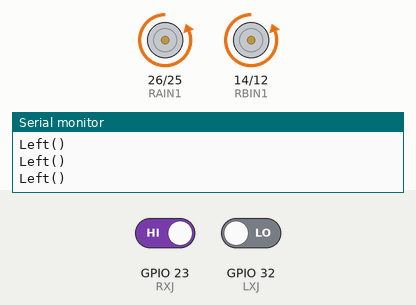
Bench run of a sketch on a simulated ESP32. Shown: motor-driver pin pairs drawn as motors (green arrow = first pin HIGH = forward, orange = second pin HIGH = backward, longer = more drive, scaled by the enable pin), the last lines printed to the serial monitor. Inputs (shaded band) come from the test bench; at power-on: GPIO 23 (RXJ) HIGH, GPIO 32 (LXJ) LOW.

Above: at 1.2 s.
1.3 s: GPIO 23 (RXJ) driven LOW
At 2.5 s:
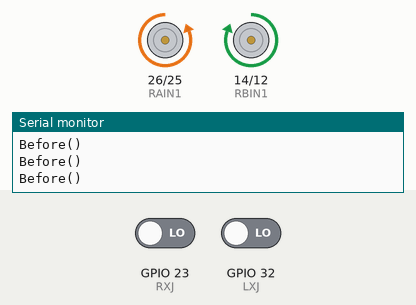
2.8 s: GPIO 32 (LXJ) driven HIGH
At 3.8 s:
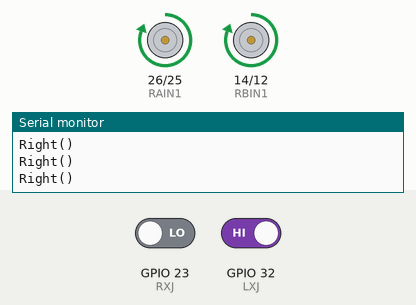
4.3 s: GPIO 23 (RXJ) driven HIGH
At 4.9 s:
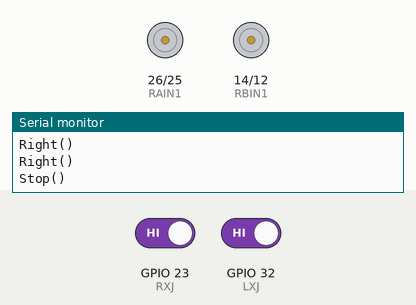
5.8 s: GPIO 32 (LXJ) driven LOW
At 7.1 s:
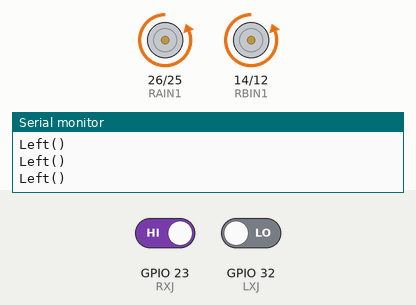
Timing chart, 0 to 8.8 s (numbered marks = the images above; inputs shaded):
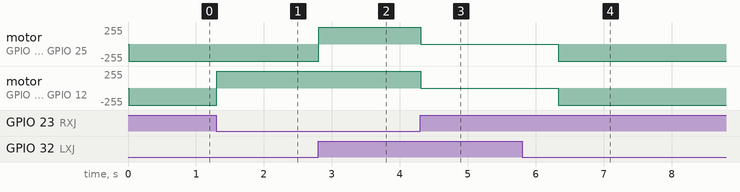

The sketch:

XJ.ino
```cpp
int LXJ=32;
int RXJ=23;
#define RBIN2 12
#define RPWMB 13
#define RBIN1 14
#define RAIN2 25
#define RAIN1 26
#define RSTBY 27
#define RPWMA 33
#define KEY 19
void pinModeinit()
{
  pinMode(RSTBY,OUTPUT);
  pinMode(RPWMA,OUTPUT);
  pinMode(RPWMB,OUTPUT);
  pinMode(RAIN1,OUTPUT);
  pinMode(RAIN2,OUTPUT);
  pinMode(RBIN1,OUTPUT);
  pinMode(RBIN2,OUTPUT);
  pinMode(KEY,OUTPUT);
}
void Before()
{
  digitalWrite(RSTBY,HIGH);
  digitalWrite(RPWMA,HIGH);
  digitalWrite(RPWMB,HIGH);
  digitalWrite(RAIN1,HIGH);
  digitalWrite(RAIN2,LOW);
  digitalWrite(RBIN1,LOW);
  digitalWrite(RBIN2,HIGH);
}
void Left()
{
  digitalWrite(RSTBY,HIGH);
  digitalWrite(RPWMA,HIGH);
  digitalWrite(RPWMB,HIGH);
  digitalWrite(RAIN1,LOW);
  digitalWrite(RAIN2,HIGH);
  digitalWrite(RBIN1,LOW);
  digitalWrite(RBIN2,HIGH);
}
void Right()
{
  digitalWrite(RSTBY,HIGH);
  digitalWrite(RPWMA,HIGH);
  digitalWrite(RPWMB,HIGH);
  digitalWrite(RAIN1,HIGH);
  digitalWrite(RAIN2,LOW);
  digitalWrite(RBIN1,HIGH);
  digitalWrite(RBIN2,LOW);

}
void Back()
{
  digitalWrite(RSTBY,HIGH);
  digitalWrite(RPWMA,HIGH);
  digitalWrite(RPWMB,HIGH);
  digitalWrite(RAIN1,LOW);
  digitalWrite(RAIN2,HIGH);
  digitalWrite(RBIN1,HIGH);
  digitalWrite(RBIN2,LOW);

}
void Stop()
{
  digitalWrite(RSTBY,HIGH);
  digitalWrite(RPWMA,HIGH);
  digitalWrite(RPWMB,HIGH);
  digitalWrite(RAIN1,LOW);
  digitalWrite(RAIN2,LOW);
  digitalWrite(RBIN1,LOW);
  digitalWrite(RBIN2,LOW);
}
void setup() {
  // put your setup code here, to run once:
  Serial.begin(9600);
  pinMode(LXJ,INPUT);
  pinMode(RXJ,INPUT);
  pinModeinit();
  digitalWrite(KEY,HIGH);
}
void loop() {
  // put your main code here, to run repeatedly:
  digitalWrite(KEY,LOW);
  delay(10);
  digitalWrite(KEY,HIGH);
//  Serial.println("LXJ:");
//  Serial.println(digitalRead(LXJ));
//  delay(500);
//  Serial.println("RXJ:");
//  Serial.println(digitalRead(RXJ));
//  delay(500);
  if(digitalRead(LXJ)==1&&digitalRead(RXJ)==0)
  {
    Serial.println("Right()");
    Right();
    delay(15);
  }
  if(digitalRead(RXJ)==1&&digitalRead(LXJ)==0)
  {
    Serial.println("Left()");
    Left();
    delay(15);
  }
  if(digitalRead(LXJ)==0 && digitalRead(RXJ)==0)
  {
    Serial.println("Before()");
    Back();
  }
  if(digitalRead(LXJ)==1 && digitalRead(RXJ)==1)
  {
    Serial.println("Stop()");
    Stop();
    delay(1000);
  }
}
```

Measured:
- after the input at 1.3 s, motor on GPIO 14 (RBIN1) / GPIO 12 (RBIN2): backward 255/255 → forward 255/255 at once
- after the input at 2.8 s, motor on GPIO 26 (RAIN1) / GPIO 25 (RAIN2): backward 255/255 → forward 255/255 at once
- after the input at 4.3 s, motor on GPIO 26 (RAIN1) / GPIO 25 (RAIN2), motor on GPIO 14 (RBIN1) / GPIO 12 (RBIN2): forward 255/255 → stopped at once
- after the input at 5.8 s, motor on GPIO 26 (RAIN1) / GPIO 25 (RAIN2), motor on GPIO 14 (RBIN1) / GPIO 12 (RBIN2): stopped → backward 255/255 after 0.53 s
